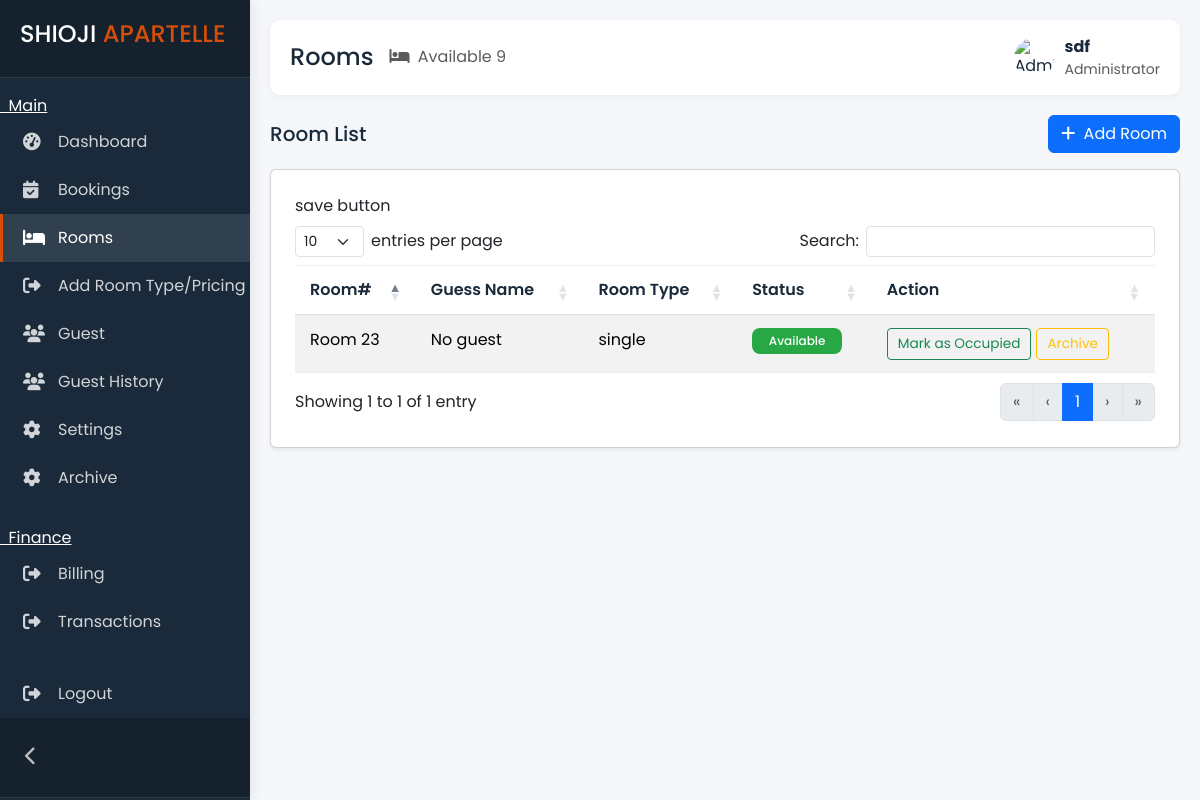
Page /admin/rooms.php (signed in) on the earlier database version.
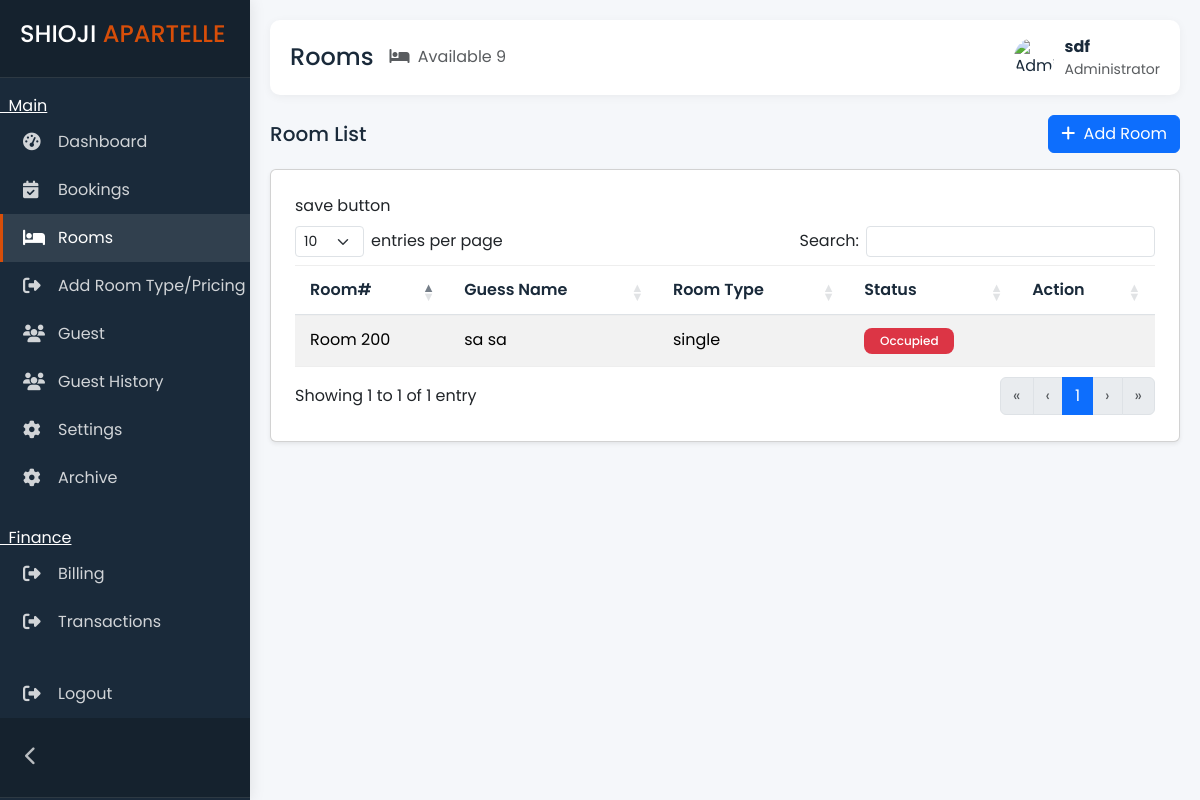
Same page on the later database version.
### tables this page shows
CREATE TABLE `rooms` (
  `room_id` int(11) NOT NULL,
  `guest_id` int(11) DEFAULT NULL,
  `room_type_id` int(10) NOT NULL,
  `status` enum('available','occupied') NOT NULL,
  `archive` enum('yes','no') NOT NULL DEFAULT 'no'
);

CREATE TABLE `room_types` (
  `room_type_id` int(11) NOT NULL,
  `type` varchar(200) NOT NULL,
  `price` double(10,2) NOT NULL DEFAULT 0.00,
  `created_at` timestamp NOT NULL DEFAULT current_timestamp(),
  `archive` enum('yes','no') NOT NULL DEFAULT 'no'
);

CREATE TABLE `guests` (
  `guest_id` int(11) NOT NULL,
  `room_id` int(11) DEFAULT NULL,
  `first_name` varchar(200) NOT NULL,
  `last_name` varchar(200) NOT NULL,
  `email` varchar(200) NOT NULL,
  `phone` varchar(200) NOT NULL,
  `checkin_date` date DEFAULT NULL,
  `checkout_date` date DEFAULT NULL,
  `no_of_guest` tinyint(1) NOT NULL,
  `status` varchar(200) DEFAULT NULL,
  `password` varchar(250) DEFAULT NULL
);

### admin/rooms.php (the view, shortened to what this page needs)
<!DOCTYPE html>
<html lang="en">
<?php include 'head.php'; ?>
<body>
    <?php include 'sidebar.php'; ?>
    <div class="main-content">
        <div class="topbar">
            <div class="topbar-left">
                <div class="d-flex align-items-center">
                    <h4 class="mb-0">Rooms</h4>
                    <div class="ms-3 text-muted d-none d-md-block">
                        <i class="fas fa-bed me-1"></i>
                        <span id="currentDate">Available 9</span>
                    </div>
                </div>
            </div>
            <div class="user-info">
                <img src="https://www.w3schools.com/howto/img_avatar.png" alt="Admin Avatar" class="rounded-circle" width="40" height="40">
                <div>
                    <div class="fw-bold">
                        <?php echo $_SESSION['admin_name']; ?>
                    </div>
                    <div class="text-muted small">Administrator</div>
                </div>
            </div>
        </div>
        <div class="d-flex justify-content-between align-items-center mb-3">
            <h5 class="mb-0">Room List</h5>
            <button class="btn btn-primary" data-bs-toggle="modal" data-bs-target="#addRoomModal">
                <i class="fas fa-plus me-1"></i> Add Room
            </button>
        </div>
        <div class="room-content">
            <div class="card shadow-sm p-4">
                <table id="myTable" class="table table-striped">
                    <thead>
                        <tr>
                            <th>Room#</th>
                            <th>Guess Name</th>
                            <th>Room Type</th>
                            <th>Status</th>
                            <th>Action</th>
                        </tr>
                    </thead>
                    <tbody>
                        <?php
                        include '../connect.php';
                        $sql = "SELECT rooms.room_id, rooms.status, guests.first_name, guests.last_name, room_types.type
        FROM rooms
        LEFT JOIN guests ON rooms.guest_id = guests.guest_id
        LEFT JOIN room_types ON rooms.room_type_id = room_types.room_type_id
        WHERE rooms.archive = 'no'";
                        $result = $conn->query($sql);
                        while ($row = $result->fetch_assoc()) {
                            echo "<tr>";
                            echo "<td>Room " . htmlspecialchars($row['room_id']) . "</td>";
                            $firstName = $row['first_name'] ?? '';
                            $lastName = $row['last_name'] ?? '';
                            $fullName = trim($firstName . ' ' . $lastName);
                            echo "<td>" . htmlspecialchars($fullName ?: 'No guest') . "</td>";
                            echo "<td>" . htmlspecialchars($row['type'] ?? 'N/A') . "</td>";
                            $status = $row['status'] === 'occupied' ? 'Occupied' : 'Available';
                            $badgeClass = $row['status'] === 'occupied' ? 'status-confirmed' : 'status-available';
                            echo "<td><span class='status-badge $badgeClass'>" . htmlspecialchars($status) . "</span></td>";
                            echo "<td>";
                            if ($row['status'] === 'occupied') {
                            } else {
                                echo '<button type="button"
                class="btn btn-sm btn-outline-success btn-action occupy-btn"
                data-bs-toggle="modal"
                data-bs-target="#occupyModal"
                data-room-id="' . htmlspecialchars($row['room_id']) . '">
                Mark as Occupied
          </button>';
                                echo '<form action="" method="POST" style="display:inline-block; margin-left:5px;"
            onsubmit="return confirm(\'Are you sure you want to Archive this room?\');">
            <input type="hidden" name="room_id" value="' . htmlspecialchars($row['room_id']) . '">
            <button type="submit" name="archive" class="btn btn-sm btn-outline-warning btn-action">Archive</button>
        </form>';
                            }
                            echo "</td>";
                            echo "</tr>";
                        }
                        ?>
                    </tbody>
                </table>
            </div>
        </div>
    </div>
</body>
</html>

Differences in the rows shown:
removed rooms: room_id "23", fullName "No guest", room_type.type "single", status "Available"
added rooms: room_id "200", guest.last_name "sa sa", room_type.type "single", status "Occupied"
